Frame 1 (no input): blank canvas, image omitted
Frame 60 (the mouse pressed at the canvas centre just before this capture): blank canvas, image omitted
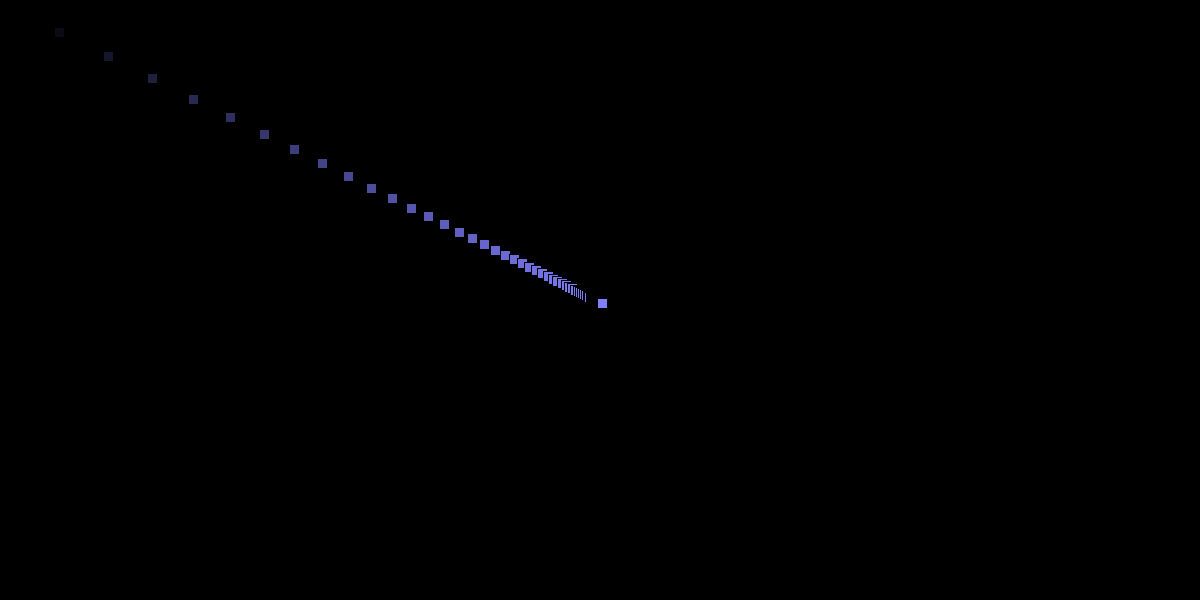
Frame 120 (the mouse held since frame 60 and released just before this capture)

The Processing sketch whose frames 1 and 60 were blank and that drew this single picture after the mouse press (run headless with seeded random() and noise(); from frame 60 on, the mouse is pressed at the canvas centre):

// Processing sketch: processing_13518
// ── processing_13518.pde

float x;
float y;
float px;
float py;
float easing = 0.09;
float a;
float b;

void setup() {
  size (1200, 600);
  smooth();
  stroke(0, 255);
  background(0);
}

void draw() {
  float targetX = mouseX;
  x += (targetX - x) * easing;
  float targetY = mouseY;
  y += (targetY - y) * easing;
  //float weight = dist(x, y, px, py);
  //strokeWeight(weight);
  if (mousePressed == true) {
  //line(x, y, px, py);
  float a = map(x, 0, width, 0, 255);
  float b = map(y, 0, height, 0, 255);
  fill(a, b, a+ b);
  tri(x, y);
  } else {
    //fill(x, y, x - y);
    //line(x, y, px, py);
    //circle(x, y);
  }
  py = y;
  px = x;
  if (keyPressed) {
    if (key == ENTER) {
    background(0);
  }
  }
  //if (keyPressed) {
   // if (key == 'q') {
  //    background(111, 32, 167);
 //   }
 // }
}

void circle(float a, float b) {
  a = x;
  b = y;
  ellipse(a, b, 10, 10);
}

void tri(float triX, float triY) {
  triX = x;
  triY = y;
  rect(triX, triY, 10, 10);
}
